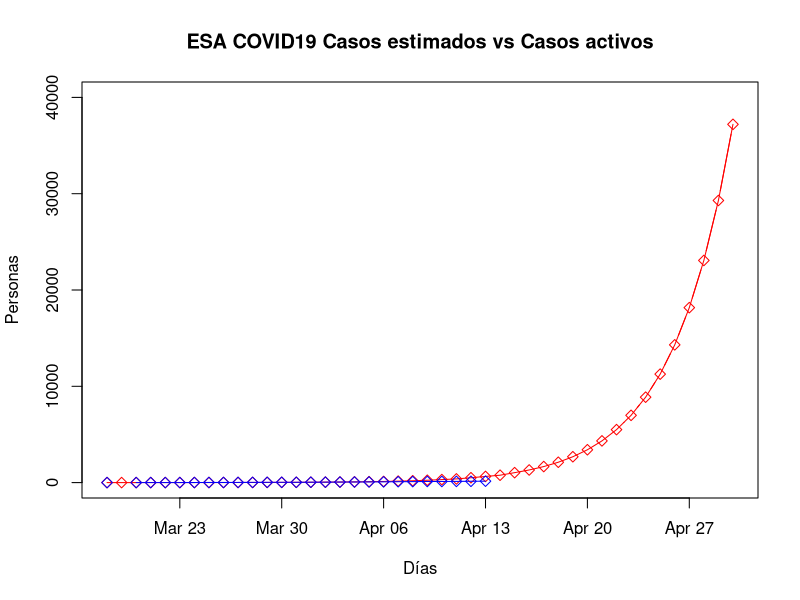

The R source for this figure:
#setwd("/home/kendal/Projects/covid19-R/")
df = read.csv("my_data.csv")
df$timestamp = as.Date(strptime(df$timestamp, "%Y-%m-%dT%H:%M:%S"))

plot(x = df$timestamp, y = df$estimated, type = "n", pch = 5, main = "ESA COVID19 Casos estimados vs Casos activos", xlab = "Días", ylab = "Personas", col="red", ylim = c(1,40000))
lines(df$timestamp,df$estimated, type = "b", col = "red", pch = 5)
lines(df$timestamp,df$estimated, type = "l", col = "red", pch = 5)
lines(df$timestamp,df$current, type = "l", col = "blue", pch = 5)
lines(df$timestamp,df$current, type = "b", col = "blue", pch = 5)

